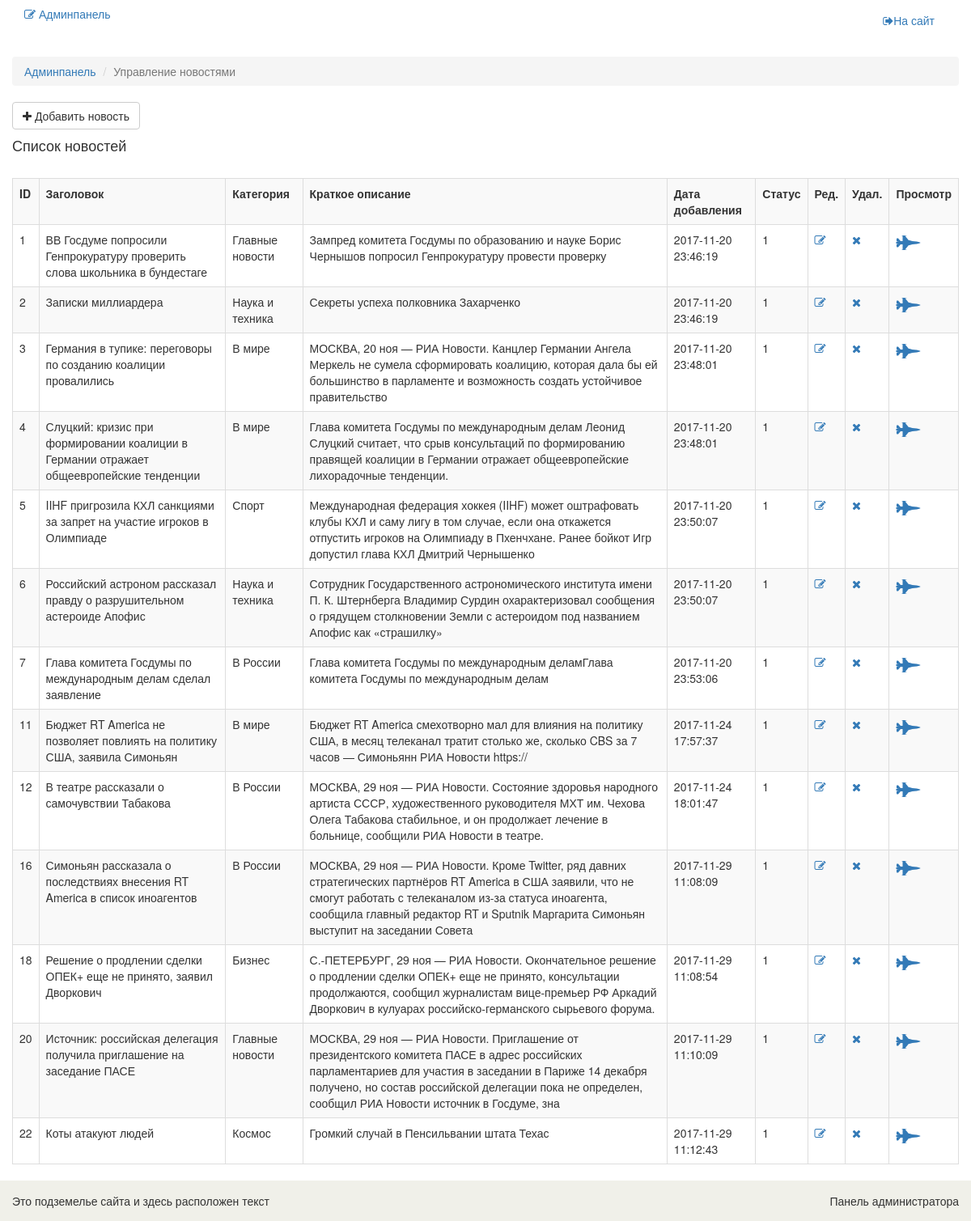
The page /admin/news (signed in) on the database its author committed.
### tables this page shows
CREATE TABLE `news` (
  `id` int(11) NOT NULL,
  `title` varchar(255) NOT NULL,
  `category_id` int(11) NOT NULL,
  `short_description` varchar(255) NOT NULL,
  `description` text NOT NULL,
  `add_date` timestamp NOT NULL DEFAULT CURRENT_TIMESTAMP,
  `status` int(11) NOT NULL DEFAULT '1'
);

### config/routes.php (called while the page is built)
<?php
return array(
    'news/([0-9]+)' => 'news/view/$1',
    'admin/category/edit/([0-9]+)' => 'adminCategory/edit/$1',
    'admin/category/delete/([0-9]+)' => 'adminCategory/delete/$1',
    'admin/category/add' => 'adminCategory/add',
    'admin/category' => 'adminCategory/index',
    'admin/news/edit/([0-9]+)' => 'adminNews/edit/$1',
    'admin/news/delete/([0-9]+)' => 'adminNews/delete/$1',
    'admin/news/view/([0-9]+)' => 'adminNews/view/$1',
    'admin/news/add' => 'adminNews/add',
    'admin/news' => 'adminNews/index',
    'admin/cabinet' => 'admin/index',
    'admin' => 'admin/login',
    'category/([0-9]+)/page-([0-9]+)/([\?]{1}[a-z0-9]+[\=]{1}[a-z0-9]+)' => 'category/sort/$1/$2',
    'category/([0-9]+)/([\?]{1}[a-z0-9]+[\=]{1}[a-z0-9]+)' => 'category/sort/$1',
    'category/([0-9]+)/page-([0-9]+)' => 'category/index/$1/$2',
    'category/([0-9]+)' => 'category/index/$1',
    'page-([0-9]+)/([\?]{1}[a-z0-9]+[\=]{1}[a-z0-9]+)' => 'site/sort/$1',
    'page-([0-9]+)' => 'site/index/$1',
    'logout' => 'admin/logout',
    'change' => 'admin/change',
    '(^[\?]{1}[a-z0-9]+[\=]{1}[a-z0-9]+$)' => 'site/sort',
    '' => 'site/index'
);

### controllers/AdminNewsController.php (called while the page is built, shortened)
<?php
class AdminNewsController
{
    public function actionIndex()
    {
        $news = News::getAllNewsListAdmin();
        $category = Category::getCategoryListAdmin();
        require_once ROOT . '/views/adminNews/index.php';
        return true;
    }
}

### index.php (called while the page is built, shortened)
<?php
$router = new Router();
$router->run();

### models/News.php (called while the page is built, shortened)
<?php
class News
{
    public static function getAllNewsListAdmin()
    {
        $db = Db::getConnection();
        $sql = "SELECT `id`, `title`, `category_id`, `short_description`, `add_date`, `status` FROM `news`";
        $result = $db->prepare($sql);
        $result->execute();
        $i = 0;
        $newsList = array();
        while ($row = $result->fetch()) {
            $newsList[$i]['id'] = $row['id'];
            $newsList[$i]['title'] = $row['title'];
            $newsList[$i]['category_id'] = $row['category_id'];
            $newsList[$i]['short_description'] = $row['short_description'];
            $newsList[$i]['add_date'] = $row['add_date'];
            $newsList[$i]['status'] = $row['status'];
            $i++;
        }
        return $newsList;
    }
}

### models/Category.php (called while the page is built, shortened)
<?php
class Category
{
    public static function getCategoryListAdmin()
    {
        $db = Db::getConnection();
        $sql = "SELECT `id`, `name` FROM `category`";
        $result = $db->prepare($sql);
        $result->execute();
        $categoryList = array();
        while ($row = $result->fetch()) {
            $categoryList[$row['id']]['name'] = $row['name'];
        }
        return $categoryList;
    }
}

### views/adminNews/index.php (the view)
<?php include ROOT . '/views/layouts/headerAdmin.php'; ?>
<section>
    <div class="container">
        <div class="row">
            <br/>
            <div class="breadcrumbs">
                <ol class="breadcrumb">
                    <li><a href="/admin">Админпанель</a></li>
                    <li class="active">Управление новостями</li>
                </ol>
            </div>
            <a href="/admin/news/add" class="btn btn-default back"><i class="fa fa-plus"></i> Добавить новость</a>
            <h4>Список новостей</h4>
            <br/>
            <table class="table-bordered table-striped table">
                <tr>
                    <th>ID</th>
                    <th>Заголовок</th>
                    <th>Категория</th>
                    <th>Краткое описание</th>
                    <th>Дата добавления</th>
                    <th>Статус</th>
                    <th>Ред.</th>
                    <th>Удал.</th>
                    <th>Просмотр</th>
                </tr>
                <?php foreach ($news as $newsItem): ?>
                    <tr>
                        <td><?php echo $newsItem['id']; ?></td>
                        <td><?php echo $newsItem['title']; ?></td>
                        <td><?php echo $category[$newsItem['category_id']]['name']; ?></td>
                        <td><?php echo $newsItem['short_description']; ?></td>
                        <td><?php echo $newsItem['add_date']; ?></td>
                        <td><?php echo $newsItem['status']; ?></td>
                        <td><a href="/admin/news/edit/<?php echo $newsItem['id']; ?>" title="Редактировать"><i
                                        class="fa fa-pencil-square-o"></i></a></td>
                        <td><a href="/admin/news/delete/<?php echo $newsItem['id']; ?>" title="Удалить"><i
                                        class="fa fa-times"></i></a></td>
                        <td><a href="/admin/news/view/<?php echo $newsItem['id']; ?>" title="Просмотр новости"><i
                                        class="fa fa-fighter-jet fa-2x"></i></a></td>
                    </tr>
                <?php endforeach; ?>
            </table>
        </div>
    </div>
</section>
<?php include ROOT . '/views/layouts/footerAdmin.php'; ?>

### components/Router.php (shortened to what this page needs)
<?php
class Router
{
    public function __construct()
    {
        $routesPath = ROOT . '/config/routes.php';
        $this->routes = include($routesPath);
    }
    private function getURI()
    {
        if (!empty($_SERVER['REQUEST_URI'])) {
            return trim($_SERVER['REQUEST_URI'], '/');
        }
    }
    public function run()
    {
        $uri = $this->getURI();
        foreach ($this->routes as $uriPattern => $path) {
            if (preg_match("~$uriPattern~", $uri)) {
                $internalPath = preg_replace("~$uriPattern~", $path, $uri);
                $segments = explode("/", $internalPath);
                $controllerName = array_shift($segments);
                $actionName = array_shift($segments);
                $actionName = "action" . ucfirst($actionName);
                $parameters = $segments;
                $controllerObject = new $controllerName;
                $result = call_user_func_array(array($controllerObject, $actionName), $parameters);
                if ($result != null) {
                    break;
                }
            }
        }
    }
}

### template/css/style.css (style rules this page uses)
html, body { height: 100%; margin: 0; padding: 0; }

### rows shown on the page
news: id "1", title "ВВ Госдуме попросили Генпрокуратуру проверить слова школьника в бундестаге", category "Главные новости", short_description "Зампред комитета Госдумы по образованию и науке Борис Чернышов попросил Генпрокуратуру провести проверку", add_date "2017-11-20 23:46:19", status "1"
news: id "2", title "Записки миллиардера", category "Наука и техника", short_description "Секреты успеха полковника Захарченко", add_date "2017-11-20 23:46:19", status "1"
news: id "3", title "Германия в тупике: переговоры по созданию коалиции провалились", category "В мире", short_description "МОСКВА, 20 ноя — РИА Новости. Канцлер Германии Ангела Меркель не сумела сформировать коалицию, которая дала бы ей большинство в парламенте и возможность создать устойчивое правительство", add_date "2017-11-20 23:48:01", status "1"
news: id "4", title "Слуцкий: кризис при формировании коалиции в Германии отражает общеевропейские тенденции", category "В мире", short_description "Глава комитета Госдумы по международным делам Леонид Слуцкий считает, что срыв консультаций по формированию правящей коалиции в Германии отражает общеевропейские лихорадочные тенденции.", add_date "2017-11-20 23:48:01", status "1"
news: id "5", title "IIHF пригрозила КХЛ санкциями за запрет на участие игроков в Олимпиаде", category "Спорт", short_description "Международная федерация хоккея (IIHF) может оштрафовать клубы КХЛ и саму лигу в том случае, если она откажется отпустить игроков на Олимпиаду в Пхенчхане. Ранее бойкот Игр допустил глава КХЛ Дмитрий Чернышенко", add_date "2017-11-20 23:50:07", status "1"
news: id "6", title "Российский астроном рассказал правду о разрушительном астероиде Апофис", category "Наука и техника", short_description "Сотрудник Государственного астрономического института имени П. К. Штернберга Владимир Сурдин охарактеризовал сообщения о грядущем столкновении Земли с астероидом под названием Апофис как «страшилку»", add_date "2017-11-20 23:50:07", status "1"
news: id "7", title "Глава комитета Госдумы по международным делам сделал заявление", category "В России", short_description "Глава комитета Госдумы по международным деламГлава комитета Госдумы по международным делам", add_date "2017-11-20 23:53:06", status "1"
news: id "11", title "Бюджет RT America не позволяет повлиять на политику США, заявила Симоньян", category "В мире", short_description "Бюджет RT America смехотворно мал для влияния на политику США, в месяц телеканал тратит столько же, сколько CBS за 7 часов — Симоньянн РИА Новости https://", add_date "2017-11-24 17:57:37", status "1"
news: id "12", title "В театре рассказали о самочувствии Табакова", category "В России", short_description "МОСКВА, 29 ноя — РИА Новости. Состояние здоровья народного артиста СССР, художественного руководителя МХТ им. Чехова Олега Табакова стабильное, и он продолжает лечение в больнице, сообщили РИА Новости в театре.", add_date "2017-11-24 18:01:47", status "1"
news: id "16", title "Симоньян рассказала о последствиях внесения RT America в список иноагентов", category "В России", short_description "МОСКВА, 29 ноя — РИА Новости. Кроме Twitter, ряд давних стратегических партнёров RT America в США заявили, что не смогут работать с телеканалом из-за статуса иноагента, сообщила главный редактор RT и Sputnik Маргарита Симоньян выступит на заседании Совета", add_date "2017-11-29 11:08:09", status "1"
news: id "18", title "Решение о продлении сделки ОПЕК+ еще не принято, заявил Дворкович", category "Бизнес", short_description "С.-ПЕТЕРБУРГ, 29 ноя — РИА Новости. Окончательное решение о продлении сделки ОПЕК+ еще не принято, консультации продолжаются, сообщил журналистам вице-премьер РФ Аркадий Дворкович в кулуарах российско-германского сырьевого форума.", add_date "2017-11-29 11:08:54", status "1"
news: id "20", title "Источник: российская делегация получила приглашение на заседание ПАСЕ", category "Главные новости", short_description "МОСКВА, 29 ноя — РИА Новости. Приглашение от президентского комитета ПАСЕ в адрес российских парламентариев для участия в заседании в Париже 14 декабря получено, но состав российской делегации пока не определен, сообщил РИА Новости источник в Госдуме, зна", add_date "2017-11-29 11:10:09", status "1"
news: id "22", title "Коты атакуют людей", category "Космос", short_description "Громкий случай в Пенсильвании штата Техас", add_date "2017-11-29 11:12:43", status "1"
